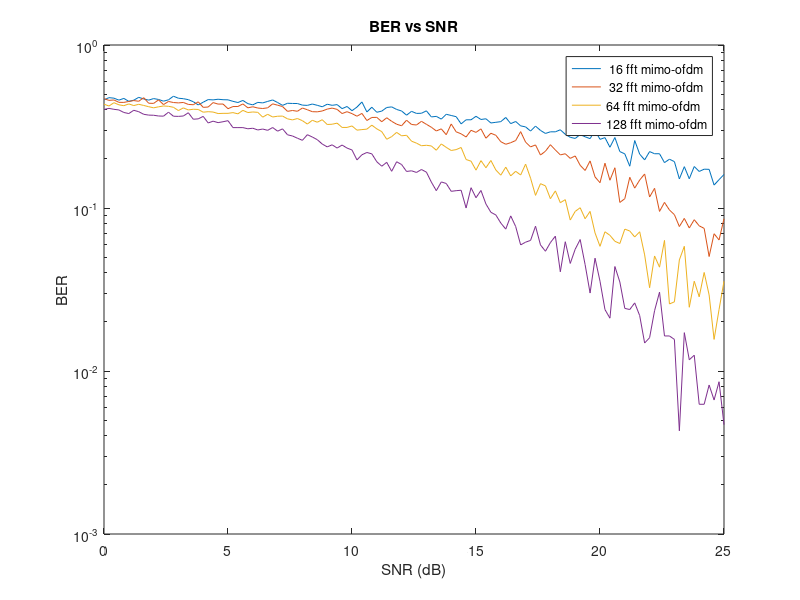

Source code (MATLAB):
clc;
clear all;
close all;
f=[16 32 64 128];
for z=1:4
N = 256*10;
x = randi([0 1],1,N);
tx = 2*x-1;
x1 = reshape(tx,2,N/2);
x11 = reshape(x1(1,:),N/(2*f(z)),f(z));
ift1 = ifft(x11);
x12 = reshape(x1(2,:),N/(2*f(z)),f(z));
ift2 = ifft(x12);
X12 = [reshape(ift1,1,N/2); reshape(ift2,1,N/2)];
% Xr = reshape(tx,f(z),N/f(z));
% ift = ifft(Xr);
% X12 = reshape(ift,2,N/2);

snr = 0:0.2:25;

for i = 1:length(snr)
    error(i) = 0;
    h11 = (1/sqrt(2))*(randn(1,N/2) + j*randn(1,N/2));
    h12 = (1/sqrt(2))*(randn(1,N/2) + j*randn(1,N/2));
    h21 = (1/sqrt(2))*(randn(1,N/2) + j*randn(1,N/2));
    h22 = (1/sqrt(2))*(randn(1,N/2) + j*randn(1,N/2));
    
    n = 10^(-snr(i)/20).*randn(1,N);
    n12 = reshape(n,2,N/2);
    
    for k = 1:N/2  
        H11 = [h11(k) h12(k); h21(k) h22(k)];
        Y(1:2,k) = H11*[X12(1,k); X12(2,k)] + [n12(1,k);n12(2,k)];  
    end   
    
    for m=1:N/2
        H22 = [h11(m) h12(m); h21(m) h22(m)];  
        W = inv((ctranspose(H22)*H22))*ctranspose(H22);
        X_cap(1:2,m) = W*[Y(1,m); Y(2,m)];
    end
    
    
    x_c = fft(reshape(X_cap(1,:),N/(2*f(z)),f(z)));
    x_c2 = fft(reshape(X_cap(2,:),N/(2*f(z)),f(z)));
    X_capr1 = [reshape(x_c,1,N/2); reshape(x_c2,1,N/2)];
%     X_fft = fft(reshape(X_cap,f(z),N/f(z)));
    X_capr = reshape(X_capr1,1,N);
    dec = real(X_capr)>0;
    
    for l = 1:N
        if dec(l) ~= x(l)
            error(i) = error(i) +1;
        end    
    end
    
end


semilogy(snr,(error/N));
hold on;
end
xlabel('SNR (dB)');
ylabel('BER');
title('BER vs SNR');
legend(' 16 fft mimo-ofdm',' 32 fft mimo-ofdm','64 fft mimo-ofdm','128 fft mimo-ofdm');
